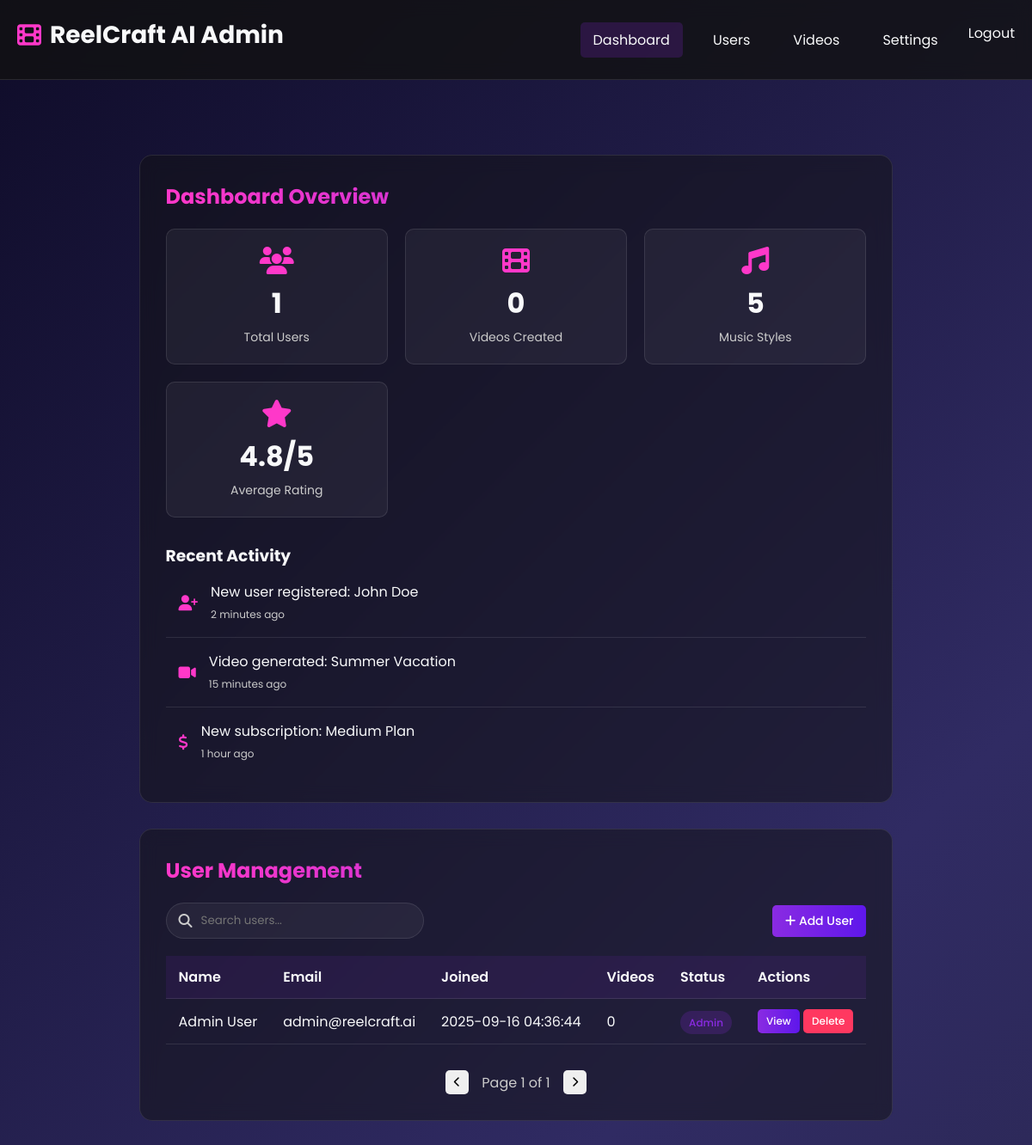
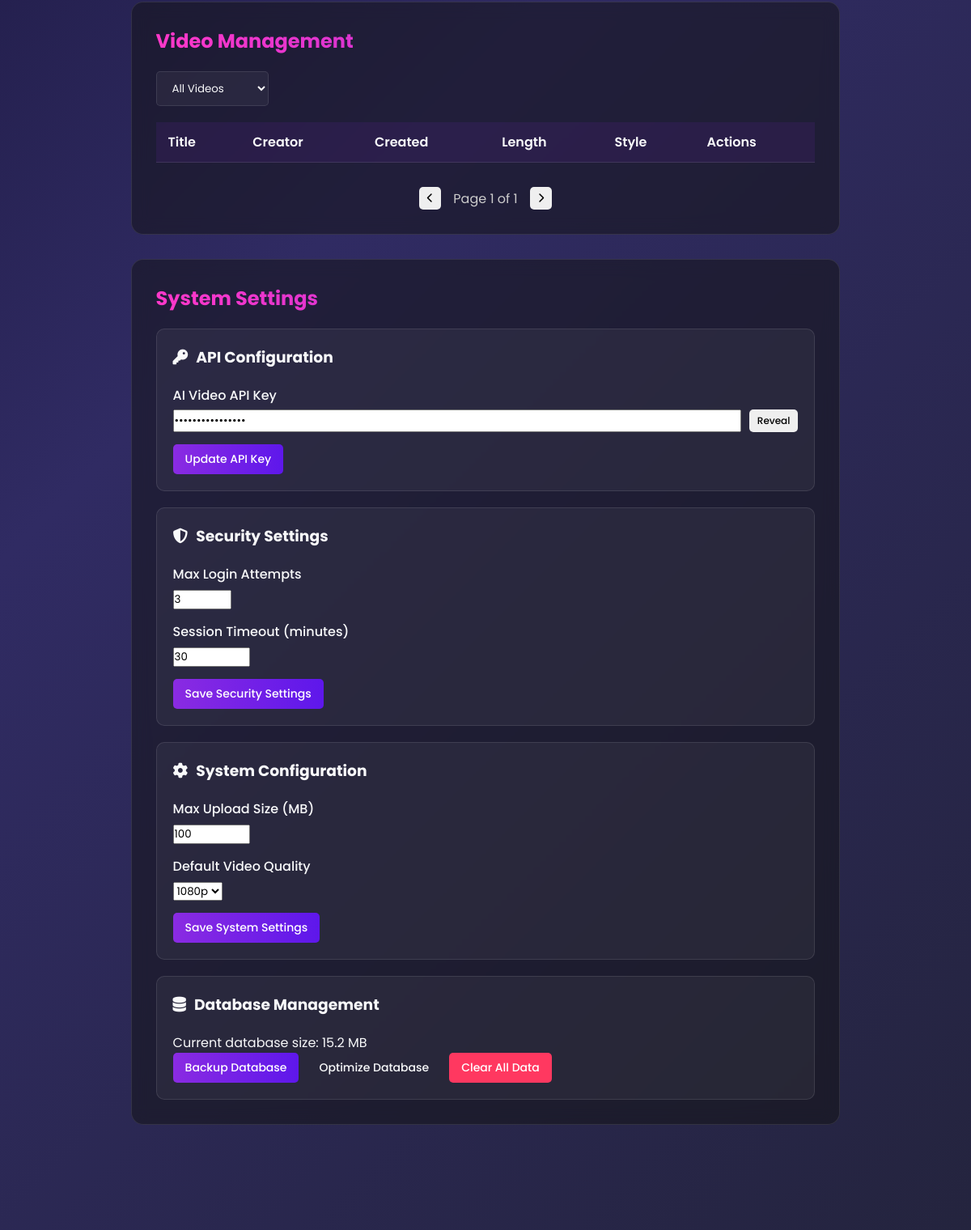
The page /admin (signed in) on the database its author committed (2 pictures, top to bottom).
### tables this page shows
CREATE TABLE users (
            id INTEGER PRIMARY KEY AUTOINCREMENT,
            name TEXT NOT NULL,
            email TEXT UNIQUE NOT NULL,
            password TEXT NOT NULL,
            is_admin INTEGER DEFAULT 0,
            is_paid INTEGER DEFAULT 0,
            profile_image TEXT,
            created_at TIMESTAMP DEFAULT CURRENT_TIMESTAMP
        );

### app.py (the view)
@app.route('/admin')
@login_required
@admin_required
def admin_dashboard():
    try:
        users = get_all_users()
        videos = get_all_videos()
        total_users = len(users) if users else 0
        total_reels = len(videos) if videos else 0
        return render_template('admin.html', users=users, videos=videos,
                               total_users=total_users, total_reels=total_reels)
    except Exception as e:
        flash('Error accessing admin panel: ' + str(e))
        return redirect(url_for('index'))

### app.py (called while the page is built)
def login_required(f):
    @wraps(f)
    def decorated_function(*args, **kwargs):
        if 'user_id' not in session:
            flash('Please login to continue.')
            return redirect(url_for('auth'))
        return f(*args, **kwargs)
    return decorated_function

def admin_required(f):
    @wraps(f)
    def decorated_function(*args, **kwargs):
        if not session.get('is_admin', False):
            flash('Admin access required.')
            return redirect(url_for('index'))
        return f(*args, **kwargs)
    return decorated_function

### database.py (called while the page is built)
def get_db_connection():
    conn = sqlite3.connect('database.db')
    conn.row_factory = sqlite3.Row
    return conn

def get_all_users():
    conn = get_db_connection()
    users = conn.execute('SELECT * FROM users').fetchall()
    conn.close()
    return users

def get_all_videos():
    conn = get_db_connection()
    videos = conn.execute('''
        SELECT videos.*, users.name as user_name
        FROM videos
        JOIN users ON videos.user_id = users.id
    ''').fetchall()
    conn.close()
    return videos

### templates/admin.html (shortened to what this page needs)
{% extends "base.html" %}
{% block content %}
<div class="admin-panel" id="admin-panel">
    <div class="admin-header">
        <div class="auth-logo">
            <i class="fas fa-film"></i>
            <span>ReelCraft AI Admin</span>
        </div>
        <div class="admin-nav">
            <a href="#" class="admin-nav-link active" data-section="dashboard">Dashboard</a>
            <a href="#" class="admin-nav-link" data-section="users">Users</a>
            <a href="#" class="admin-nav-link" data-section="videos">Videos</a>
            <a href="#" class="admin-nav-link" data-section="settings">Settings</a>
            <a href="{{ url_for('logout') }}" id="logout-btn">Logout</a>
        </div>
    </div>
    <div class="admin-content">
        <div class="admin-section dashboard-section active">
            <h2>Dashboard Overview</h2>
            <div class="stats-grid">
                <div class="stat-card">
                    <i class="fas fa-users"></i>
                    <h3>{{ users|length }}</h3>
                    <p>Total Users</p>
                </div>
                <div class="stat-card">
                    <i class="fas fa-film"></i>
                    <h3>{{ videos|length }}</h3>
                    <p>Videos Created</p>
                </div>
                <div class="stat-card">
                    <i class="fas fa-music"></i>
                    <h3>5</h3>
                    <p>Music Styles</p>
                </div>
                <div class="stat-card">
                    <i class="fas fa-star"></i>
                    <h3>4.8/5</h3>
                    <p>Average Rating</p>
                </div>
            </div>
            <div class="recent-activity">
                <h3>Recent Activity</h3>
                <div class="activity-list">
                    <div class="activity-item">
                        <i class="fas fa-user-plus"></i>
                        <div class="activity-content">
                            <p>New user registered: John Doe</p>
                            <span>2 minutes ago</span>
                        </div>
                    </div>
                    <div class="activity-item">
                        <i class="fas fa-video"></i>
                        <div class="activity-content">
                            <p>Video generated: Summer Vacation</p>
                            <span>15 minutes ago</span>
                        </div>
                    </div>
                    <div class="activity-item">
                        <i class="fas fa-dollar-sign"></i>
                        <div class="activity-content">
                            <p>New subscription: Medium Plan</p>
                            <span>1 hour ago</span>
                        </div>
                    </div>
                </div>
            </div>
        </div>
        <div class="admin-section users-section">
            <h2>User Management</h2>
            <div class="admin-tools">
                <div class="search-box">
                    <input type="text" placeholder="Search users..." id="user-search">
                    <i class="fas fa-search"></i>
                </div>
                <button class="btn btn-primary" id="add-user-btn">
                    <i class="fas fa-plus"></i> Add User
                </button>
            </div>
            <table class="data-table">
                <thead>
                    <tr>
                        <th>Name</th>
                        <th>Email</th>
                        <th>Joined</th>
                        <th>Videos</th>
                        <th>Status</th>
                        <th>Actions</th>
                    </tr>
                </thead>
                <tbody>
                    {% for user in users %}
                    <tr>
                        <td>{{ user.name }}</td>
                        <td>{{ user.email }}</td>
                        <td>{{ user.created_at }}</td>
                        <td>{% if user.video_count %}{{ user.video_count }}{% else %}0{% endif %}</td>
                        <td>
                            <span class="status-badge {% if user.is_admin %}status-admin{% else %}status-active{% endif %}">
                                {% if user.is_admin %}Admin{% else %}Active{% endif %}
                            </span>
                        </td>
                        <td>
                            <button class="btn btn-primary btn-sm view-user" data-id="{{ user.id }}">View</button>
                            <button class="btn btn-danger btn-sm delete-user" data-id="{{ user.id }}">Delete</button>
                        </td>
                    </tr>
                    {% endfor %}
                </tbody>
            </table>
            <div class="pagination">
                <button class="btn btn-sm"><i class="fas fa-chevron-left"></i></button>
                <span class="page-info">Page 1 of 1</span>
                <button class="btn btn-sm"><i class="fas fa-chevron-right"></i></button>
            </div>
        </div>
        <div class="admin-section videos-section">
            <h2>Video Management</h2>
            <div class="admin-tools">
                <div class="filter-box">
                    <select id="video-filter">
                        <option value="all">All Videos</option>
                    </select>
                </div>
            </div>
            <table class="data-table">
                <thead>
                    <tr>
                        <th>Title</th>
                        <th>Creator</th>
                        <th>Created</th>
                        <th>Length</th>
                        <th>Style</th>
                        <th>Actions</th>
                    </tr>
                </thead>
            </table>
            <div class="pagination">
                <button class="btn btn-sm"><i class="fas fa-chevron-left"></i></button>
                <span class="page-info">Page 1 of 1</span>
                <button class="btn btn-sm"><i class="fas fa-chevron-right"></i></button>
            </div>
        </div>
        <div class="admin-section settings-section">
            <h2>System Settings</h2>
            <div class="settings-grid">
                <div class="settings-card">
                    <h3><i class="fas fa-key"></i> API Configuration</h3>
                    <div class="setting-group">
                        <label for="api-key">AI Video API Key</label>
                        <div class="input-with-action">
                            <input type="password" id="api-key" value="••••••••••••••••" readonly>
                            <button class="btn btn-sm" id="reveal-api-key">Reveal</button>
                        </div>
                    </div>
                    <button class="btn btn-primary">Update API Key</button>
                </div>
                <div class="settings-card">
                    <h3><i class="fas fa-shield-alt"></i> Security Settings</h3>
                    <div class="setting-group">
                        <label for="login-attempts">Max Login Attempts</label>
                        <input type="number" id="login-attempts" value="3" min="1" max="10">
                    </div>
                    <div class="setting-group">
                        <label for="session-timeout">Session Timeout (minutes)</label>
                        <input type="number" id="session-timeout" value="30" min="5" max="1440">
                    </div>
                    <button class="btn btn-primary">Save Security Settings</button>
                </div>
                <div class="settings-card">
                    <h3><i class="fas fa-cog"></i> System Configuration</h3>
                    <div class="setting-group">
                        <label for="max-upload">Max Upload Size (MB)</label>
                        <input type="number" id="max-upload" value="100" min="10" max="1024">
                    </div>
                    <div class="setting-group">
                        <label for="video-quality">Default Video Quality</label>
                        <select id="video-quality">
                            <option value="1080p" selected>1080p</option>
                        </select>
                    </div>
                    <button class="btn btn-primary">Save System Settings</button>
                </div>
                <div class="settings-card">
                    <h3><i class="fas fa-database"></i> Database Management</h3>
                    <p>Current database size: 15.2 MB</p>
                    <div class="setting-actions">
                        <button class="btn btn-primary">Backup Database</button>
                        <button class="btn btn-secondary">Optimize Database</button>
                        <button class="btn btn-danger">Clear All Data</button>
                    </div>
                </div>
            </div>
        </div>
    </div>
</div>
{% endblock %}

### templates/base.html (shortened to what this page needs)
<!DOCTYPE html>
<html lang="en">
<head>
    <link rel="stylesheet" href="https://cdnjs.cloudflare.com/ajax/libs/font-awesome/6.4.0/css/all.min.css">
    <link rel="stylesheet" href="{{ url_for('static', filename='css/style.css') }}">
</head>
<body>
    <div id="particles-js"></div>
    {% block content %}{% endblock %}
</body>
</html>

### static/css/style.css (style rules this page uses)
* { margin: 0; padding: 0; box-sizing: border-box; font-family: 'Poppins', sans-serif; }
:root { --primary: #8a2be2; --secondary: #5e17eb; --accent: #ff38c9; --dark: #121212; --light: #f8f9fa; --gray: #2d2d2d; --error: #ff3860; --success: #23d160; }
body { color: var(--light); min-height: 100vh; overflow-x: hidden; position: relative; }
#particles-js { position: fixed; width: 100%; height: 100%; top: 0; left: 0; z-index: -1; background: linear-gradient(135deg, #0f0c29, #302b63, #24243e); }
.btn { padding: 10px 20px; border-radius: 50px; font-weight: 600; cursor: pointer; transition: all 0.3s ease; border: none; outline: none; text-decoration: none; display: inline-block; text-align: center; }
.btn-primary { background: linear-gradient(90deg, var(--primary), var(--secondary)); color: white; padding: 12px 30px; font-size: 1.1rem; }
.btn-secondary { background: transparent; border: 2px solid var(--primary); color: var(--light); padding: 12px 30px; font-size: 1.1rem; }
.auth-logo { display: flex; justify-content: center; align-items: center; gap: 10px; font-size: 28px; font-weight: 700; margin-bottom: 10px; color: var(--light); }
.auth-logo i { color: var(--accent); }
.admin-panel { display: grid; padding: 100px 20px; min-height: 100vh; }
.admin-header { background: rgba(18, 18, 18, 0.8); backdrop-filter: blur(10px); padding: 20px; position: fixed; top: 0; left: 0; right: 0; z-index: 100; display: flex; justify-content: space-between; align-items: center; border-bottom: 1px solid rgba(255, 255, 255, 0.1); }
.admin-nav { display: flex; gap: 20px; }
.admin-nav a { color: var(--light); text-decoration: none; transition: color 0.3s; }
.admin-content { max-width: 1200px; margin: 0 auto; padding-top: 80px; }
.admin-section { background: rgba(18, 18, 18, 0.5); backdrop-filter: blur(10px); border-radius: 15px; padding: 30px; margin-bottom: 30px; border: 1px solid rgba(255, 255, 255, 0.1); }
.admin-section h2 { font-size: 24px; margin-bottom: 20px; background: linear-gradient(90deg, #ff38c9, #8a2be2); -webkit-background-clip: text; -webkit-text-fill-color: transparent; }
.stats-grid { display: grid; grid-template-columns: repeat(auto-fit, minmax(250px, 1fr)); gap: 20px; margin-bottom: 30px; }
.stat-card { background: rgba(255, 255, 255, 0.05); border-radius: 10px; padding: 20px; text-align: center; border: 1px solid rgba(255, 255, 255, 0.1); }
.stat-card i { font-size: 2rem; color: var(--accent); margin-bottom: 10px; }
.stat-card h3 { font-size: 2rem; margin-bottom: 5px; }
.stat-card p { color: #ccc; font-size: 14px; }
.data-table { width: 100%; border-collapse: collapse; margin-top: 20px; }
.data-table th, .data-table td { padding: 12px 15px; text-align: left; border-bottom: 1px solid rgba(255, 255, 255, 0.1); }
.data-table th { background: rgba(138, 43, 226, 0.1); font-weight: 600; }
.btn { padding: 8px 15px; border-radius: 5px; font-weight: 500; cursor: pointer; transition: all 0.3s ease; border: none; font-size: 14px; }
.btn-primary { background: linear-gradient(90deg, var(--primary), var(--secondary)); color: white; }
.btn-danger { background: var(--error); color: white; }
.btn-sm { padding: 5px 10px; font-size: 12px; }

### rows shown on the page
users: name "Admin User", email "admin@reelcraft.ai", created_at "2025-09-16 04:36:44", is_admin "Admin"

### other values the page prints
{{ users|length }} "1"
{{ videos|length }} "0"
